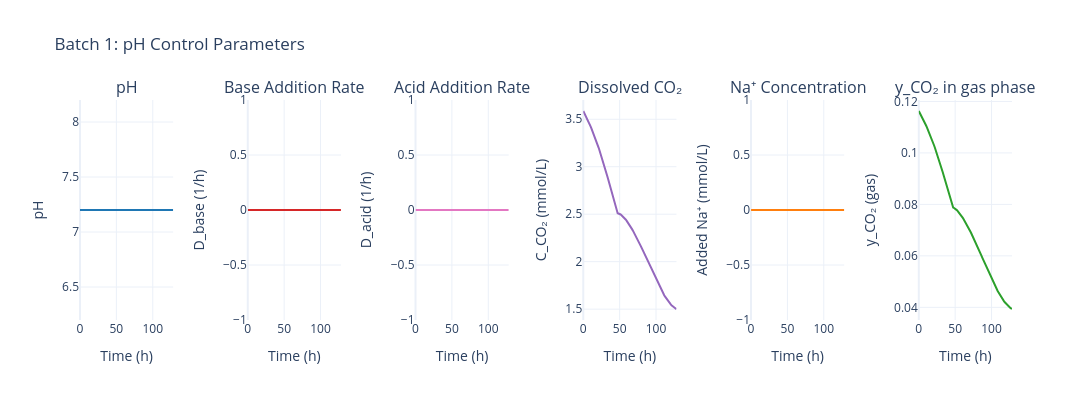

Here is the notebook cell this chart was saved with:
### Code cell
# pH plots
fig = data.plot_pH_control(batch_number=BATCH_NUMBER)
fig.show()

### Figure 1 — Plotly figure (JSON) as saved in the notebook; plotly's stock layout.template omitted (floating-point values rounded to 4 significant figures; data arrays with more than 128 entries replaced by an {"elided": "..."} marker saying what was removed)
{"data": [{"hovertemplate": "Time: %{x:.1f} h<br>pH: %{y:.2f}<extra></extra>", "line": {"color": "#1f77b4", "width": 2}, "mode": "lines", "name": "pH", "type": "scatter", "x": {"elided": "145 float values"}, "xaxis": "x", "y": {"elided": "145 float values"}, "yaxis": "y"}, {"hovertemplate": "Time: %{x:.1f} h<br>D_base: %{y:.4f} 1/h<extra></extra>", "line": {"color": "#d62728", "width": 2}, "mode": "lines", "name": "D_base", "type": "scatter", "x": {"elided": "145 float values"}, "xaxis": "x2", "y": {"elided": "145 float values"}, "yaxis": "y2"}, {"hovertemplate": "Time: %{x:.1f} h<br>D_acid: %{y:.4f} 1/h<extra></extra>", "line": {"color": "#e377c2", "width": 2}, "mode": "lines", "name": "D_acid", "type": "scatter", "x": {"elided": "145 float values"}, "xaxis": "x3", "y": {"elided": "145 float values"}, "yaxis": "y3"}, {"hovertemplate": "Time: %{x:.1f} h<br>C_CO₂: %{y:.2f} mmol/L<extra></extra>", "line": {"color": "#9467bd", "width": 2}, "mode": "lines", "name": "C_CO₂", "type": "scatter", "x": {"elided": "145 float values"}, "xaxis": "x4", "y": {"elided": "145 float values"}, "yaxis": "y4"}, {"hovertemplate": "Time: %{x:.1f} h<br>Added Na⁺: %{y:.1f} mmol/L<extra></extra>", "line": {"color": "#ff7f0e", "width": 2}, "mode": "lines", "name": "Added Na⁺", "type": "scatter", "x": {"elided": "145 float values"}, "xaxis": "x5", "y": {"elided": "145 float values"}, "yaxis": "y5"}, {"hovertemplate": "Time: %{x:.1f} h<br>y_CO₂ (gas): %{y:.2f}<extra></extra>", "line": {"color": "#2ca02c", "width": 2}, "mode": "lines", "name": "y_CO₂ (gas)", "type": "scatter", "x": {"elided": "145 float values"}, "xaxis": "x6", "y": {"elided": "145 float values"}, "yaxis": "y6"}], "layout": {"annotations": [{"font": {"size": 16}, "showarrow": false, "text": "pH", "x": 0.05, "xanchor": "center", "xref": "paper", "y": 1, "yanchor": "bottom", "yref": "paper"}, {"font": {"size": 16}, "showarrow": false, "text": "Base Addition Rate", "x": 0.23, "xanchor": "center", "xref": "paper", "y": 1, "yanchor": "bottom", "yref": "paper"}, {"font": {"size": 16}, "showarrow": false, "text": "Acid Addition Rate", "x": 0.41, "xanchor": "center", "xref": "paper", "y": 1, "yanchor": "bottom", "yref": "paper"}, {"font": {"size": 16}, "showarrow": false, "text": "Dissolved CO₂", "x": 0.59, "xanchor": "center", "xref": "paper", "y": 1, "yanchor": "bottom", "yref": "paper"}, {"font": {"size": 16}, "showarrow": false, "text": "Na⁺ Concentration", "x": 0.77, "xanchor": "center", "xref": "paper", "y": 1, "yanchor": "bottom", "yref": "paper"}, {"font": {"size": 16}, "showarrow": false, "text": "y_CO₂ in gas phase", "x": 0.95, "xanchor": "center", "xref": "paper", "y": 1, "yanchor": "bottom", "yref": "paper"}], "font": {"size": 12}, "height": 400, "showlegend": false, "title": {"text": "Batch 1: pH Control Parameters"}, "width": 2100, "xaxis": {"anchor": "y", "domain": [0, 0.1], "title": {"text": "Time (h)"}}, "xaxis2": {"anchor": "y2", "domain": [0.18, 0.28], "title": {"text": "Time (h)"}}, "xaxis3": {"anchor": "y3", "domain": [0.36, 0.46], "title": {"text": "Time (h)"}}, "xaxis4": {"anchor": "y4", "domain": [0.54, 0.64], "title": {"text": "Time (h)"}}, "xaxis5": {"anchor": "y5", "domain": [0.72, 0.82], "title": {"text": "Time (h)"}}, "xaxis6": {"anchor": "y6", "domain": [0.9, 1.0], "title": {"text": "Time (h)"}}, "yaxis": {"anchor": "x", "domain": [0, 1], "title": {"text": "pH"}}, "yaxis2": {"anchor": "x2", "domain": [0, 1], "title": {"text": "D_base (1/h)"}}, "yaxis3": {"anchor": "x3", "domain": [0, 1], "title": {"text": "D_acid (1/h)"}}, "yaxis4": {"anchor": "x4", "domain": [0, 1], "title": {"text": "C_CO₂ (mmol/L)"}}, "yaxis5": {"anchor": "x5", "domain": [0, 1], "title": {"text": "Added Na⁺ (mmol/L)"}}, "yaxis6": {"anchor": "x6", "domain": [0, 1], "title": {"text": "y_CO₂ (gas)"}}}}
